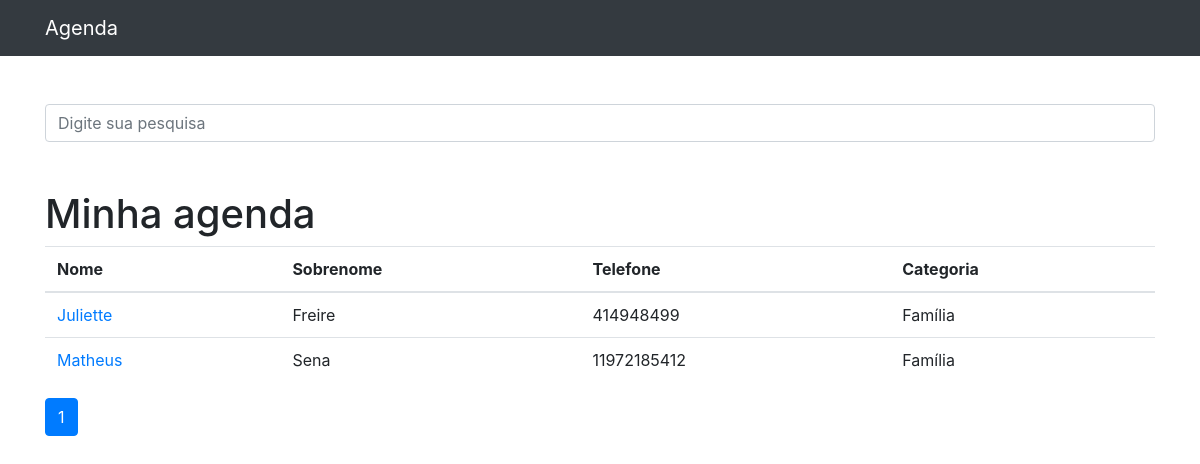
Before: / with the older database file.
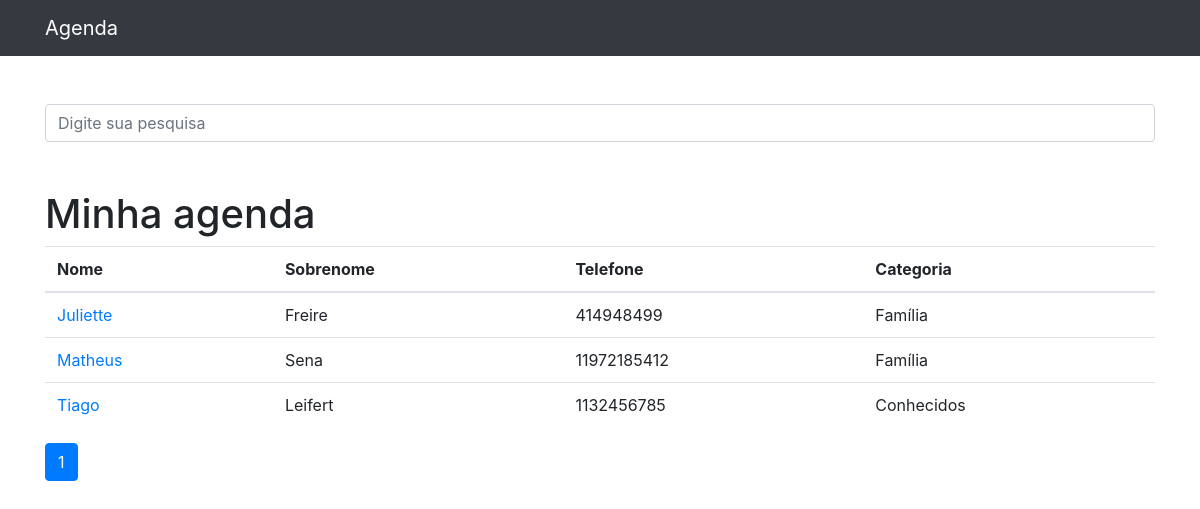
After: the same page with the newer database file.
### contatos/models.py (models this page shows, shortened)
class Contato(models.Model):
    nome = models.CharField(max_length=255)
    sobrenome = models.CharField(max_length=255, blank=True)
    telefone = models.CharField(max_length=255)
    email = models.CharField(max_length=255, blank=True)
    data_criacao = models.DateTimeField(default=timezone.now)
    descricao = models.CharField(max_length=255, blank=True)
    categoria = models.ForeignKey(Categoria, on_delete=models.DO_NOTHING)

class Categoria(models.Model):
    nome = models.CharField(max_length=255)
    def __str__(self):
        return self.nome

### contatos/views.py (the view)
# urls.py: path('', views.index, name='index'),
def index(request):
    contatos = Contato.objects.order_by('nome')
    paginator = Paginator(contatos, 20)  # Show 20 contacts per page
    page = request.GET.get('p')
    contatos = paginator.get_page(page)
    return render(request, 'contatos/index.html',{
        'contatos': contatos
    })

### contatos/templates/contatos/index.html
{% extends 'base.html' %}
{%block conteudo%}
       <h1 class="mt-5">Minha agenda</h1>
        <table class="table">
          <thead>
            <tr>
              <th>Nome</th>
              <th>Sobrenome</th>
              <th>Telefone</th>
              <th>Categoria</th>
            </tr>
          </thead>
          <tbody>
            {% for contato in contatos %}
            <tr>
              <td>
                <a href="{% url 'ver_contato' contato.id %}">{{ contato.nome }}</a>
              </td>
              <td>{{ contato.sobrenome }}</td>
              <td>{{ contato.telefone }}</td>
              <td>{{ contato.categoria }}</td>
            </tr>
            {% endfor%}
          </tbody>
        </table>
<nav aria-label="Page navigation example">
  <ul class="pagination">
    {% for pagina in contatos.paginator.page_range %}
      {% if contatos.number == pagina %}
    <li class="page-item active">
      <a class="page-link" href="?p={{ pagina }}">{{pagina}}</a>
    </li>
      {% else %}
    <li class="page-item">
      <a class="page-link" href="?p={{ pagina }}">{{pagina}}</a>
    </li>
      {% endif %}
    {%endfor%}
  </ul>
</nav>
{%endblock%}

Changed rows visible on the page:
added Contato: nome "Tiago", sobrenome "Leifert", telefone "1132456785", categoria "Conhecidos"
